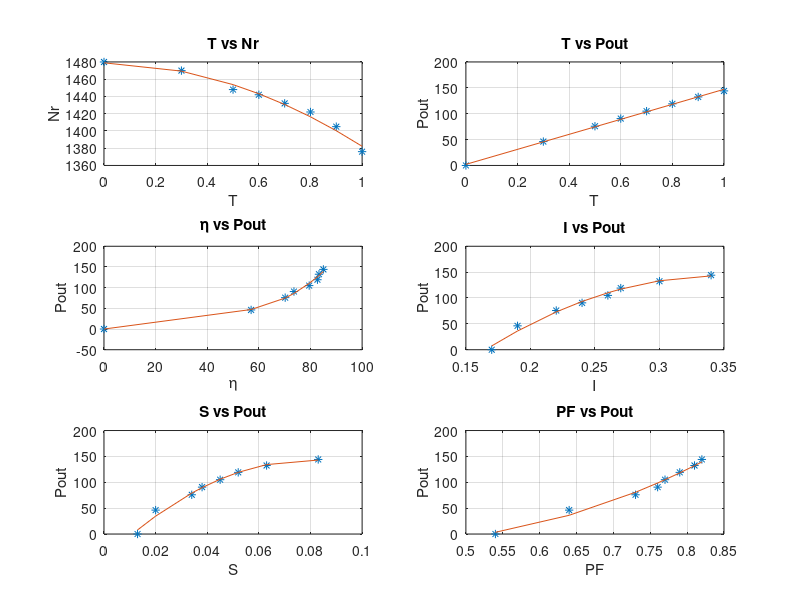

Write MATLAB code to recreate this figure.
clc;
close all;
T=[0 .3 .5 .6 .7 .8 .9 1];
Pout=[0 46.18 75.82 90.60 104.97 119.13 132.41 144.09];
eff=[0 57 70.2 73.6 79.5 82.7 83.3 85];
Pin=[60 81 108 123 132 144 159 183];
I=[.17 .19 .22 .24 .26 .27 .30 .34];
Nr=[1480 1470 1448 1442 1432 1422 1405 1376];
PF=[.54 .64 .73 .76 .77 .79 .81 .82];
S=[.013 .02 .034 .038 .045 .052 .063 .083];
subplot(3,2,1)
f=polyfit(T,Nr,2);
yfit=polyval(f,T)
plot(T,Nr,'*',T,yfit)
xlabel('T');
ylabel('Nr');
title('T vs Nr');
grid on;

subplot(3,2,2)
f=polyfit(T,Pout,1);
yfit=polyval(f,T);
plot(T,Pout,'*',T,yfit)
xlabel('T');
ylabel('Pout');
title('T vs Pout');
grid on;

subplot(3,2,3)
f=polyfit(eff,Pout,3);
yfit=polyval(f,eff);
plot(eff,Pout,'*',eff,yfit)
xlabel('η');
ylabel('Pout');
title('η vs Pout');,
grid on;

subplot(3,2,4)
f=polyfit(I,Pout,2);
yfit=polyval(f,I)
plot(I,Pout,'*',I,yfit)
xlabel('I');
ylabel('Pout');
title('I vs Pout');
grid on;

%{
subplot(3,3,5)
plot(T,Nr);
xlabel('T');
ylabel('Nr');
title('T vs Nr');
grid on;
%}

subplot(3,2,5)
f=polyfit(S,Pout,2);
yfit=polyval(f,S)
plot(S,Pout,'*',S,yfit)
xlabel('S');
ylabel('Pout');
title('S vs Pout');
grid on;

subplot(3,2,6)
f=polyfit(PF,Pout,2);
yfit=polyval(f,PF)
plot(PF,Pout,'*',PF,yfit)
xlabel('PF');
ylabel('Pout');
title('PF vs Pout');
grid on;
